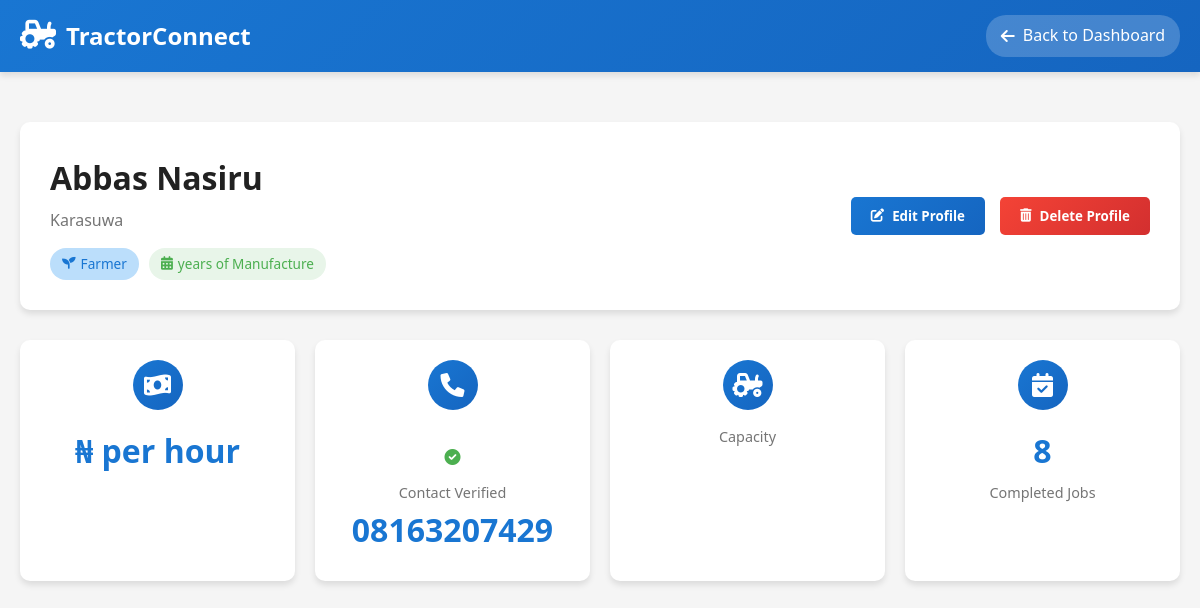
/tractorProfilepage.php (signed in), run on the app's committed database.
### tables this page shows
CREATE TABLE `users` (
  `id` int(11) NOT NULL,
  `name` varchar(100) NOT NULL,
  `phone` varchar(20) NOT NULL,
  `password` varchar(255) NOT NULL,
  `role` enum('farmer','truck_owner','admin') NOT NULL,
  `location` varchar(255) DEFAULT NULL,
  `created_at` datetime DEFAULT current_timestamp()
);

### tractorProfilepage.php (the view, shortened to what this page needs)
<?php
    include("connect.php");
    $truckDriversId = isset($_SESSION['tractor_id']) ? $_SESSION['tractor_id'] : null;
    $sql = "SELECT * FROM trucks WHERE owner_id=? LIMIT 1";
    $stmt = $pdo->prepare($sql);
    $stmt->execute([$truckDriversId]);
    $truck_driver = $stmt->fetch(PDO::FETCH_ASSOC);
    $sql2 = "SELECT *  FROM users WHERE id = ? LIMIT 1";
    $stmt2 = $pdo->prepare($sql2);
    $stmt2->execute([$truckDriversId]);
    $user = $stmt2->fetch(PDO::FETCH_ASSOC);
?>
<!DOCTYPE html>
<html lang="en">
<head>
    <link rel="stylesheet" href="https://cdnjs.cloudflare.com/ajax/libs/font-awesome/6.0.0/css/all.min.css">
    <link rel="stylesheet" href="styles/tractorProfilePage.css">
</head>
<body>
    <div class="header">
        <div class="nav-container">
            <div class="logo">
                <i class="fas fa-tractor"></i>
                TractorConnect
            </div>
            <div class="nav-actions">
                <a href="farmerspage.php" class="back-btn">
                    <i class="fas fa-arrow-left"></i>
                    Back to Dashboard
                </a>
            </div>
        </div>
    </div>
    <div class="container">
        <div class="profile-header">
            <div class="profile-main">
                <div class="profile-info">
                    <h1 id="farmerName"><?= htmlspecialchars($user['name']) ?></h1>
                    <p class="profile-subtitle" id="farmerLocation"><?= htmlspecialchars($user['location']) ?></p>
                    <div class="profile-badges">
                        <div class="badge badge-primary">
                            <i class="fas fa-seedling"></i>
                            <span id="produceType"><?= htmlspecialchars($truck_driver['truck_type']) ?> Farmer</span>
                        </div>
                        <div class="badge badge-secondary">
                            <i class="fas fa-calendar-alt"></i>
                            <span id="experienceYears"><?= htmlspecialchars($truck_driver['years_of_manufacture']) ?> years of Manufacture</span>
                        </div>
                    </div>
                </div>
            </div>
            <div class="profile-actions">
                <button class="action-btn btn-edit" onclick="editProfile()">
                    <i class="fas fa-edit"></i>
                    Edit Profile
                </button>
                <button class="action-btn btn-delete" onclick="showDeleteModal()">
                    <i class="fas fa-trash-alt"></i>
                    Delete Profile
                </button>
            </div>
        </div>
        <div class="stats-container">
            <div class="stat-card">
                <div class="stat-icon">
                    <i class="fas fa-money-bill-wave"></i>
                </div>
                <div class="stat-value" id="farmSizeStat">₦<?= htmlspecialchars($truck_driver['hourly_rate']) ?> per hour</div>
            </div>
            <div class="stat-card">
                <div class="stat-icon">
                    <i class="fas fa-phone"></i>
                </div>
                <div class="stat-value">
                    <i class="fas fa-check-circle" style="font-size: 1rem; color: #4CAF50;"></i>
                </div>
                <div class="stat-label">Contact Verified</div>
                <div class="stat-value"><?= htmlspecialchars($user['phone']) ?></div>
            </div>
            <div class="stat-card">
                <div class="stat-icon">
                    <i class="fas fa-tractor"></i>
                </div>
                <div class="stat-label">Capacity</div>
            </div>
            <div class="stat-card">
                <div class="stat-icon">
                    <i class="fas fa-calendar-check"></i>
                </div>
                <div class="stat-value">8</div>
                <div class="stat-label">Completed Jobs</div>
            </div>
        </div>
</body>
</html>

### styles/tractorProfilePage.css (style rules this page uses)
:root { --primary: #1976D2; --primary-dark: #1565C0; --primary-light: #BBDEFB; --accent: #FF4081; --text-primary: #212121; --text-secondary: #757575; --divider: #BDBDBD; --background: #F5F5F5; --card-background: #FFFFFF; --success: #4CAF50; --warning: #FFC107; --error: #F44336; --shadow: 0 4px 6px rgba(0, 0, 0, 0.1); --transition: all 0.3s ease; }
* { margin: 0; padding: 0; box-sizing: border-box; font-family: 'Segoe UI', Tahoma, Geneva, Verdana, sans-serif; }
body { background-color: var(--background); color: var(--text-primary); line-height: 1.6; }
.container { max-width: 1200px; margin: 0 auto; padding: 20px; }
.header { background: linear-gradient(135deg, var(--primary) 0%, var(--primary-dark) 100%); color: white; padding: 15px 0; box-shadow: var(--shadow); }
.nav-container { max-width: 1200px; margin: 0 auto; padding: 0 20px; display: flex; justify-content: space-between; align-items: center; }
.logo { display: flex; align-items: center; gap: 10px; font-size: 1.5rem; font-weight: 700; }
.logo i { font-size: 1.8rem; }
.nav-actions { display: flex; gap: 15px; }
.back-btn { background: rgba(255, 255, 255, 0.2); color: white; padding: 8px 15px; border-radius: 20px; text-decoration: none; display: flex; align-items: center; gap: 8px; transition: var(--transition); }
.profile-header { background-color: var(--card-background); border-radius: 10px; padding: 30px; margin: 30px 0; box-shadow: var(--shadow); display: flex; justify-content: space-between; align-items: center; flex-wrap: wrap; gap: 20px; }
.profile-main { display: flex; align-items: center; gap: 20px; }
.profile-info h1 { font-size: 2rem; margin-bottom: 5px; color: var(--text-primary); }
.profile-subtitle { color: var(--text-secondary); margin-bottom: 15px; }
.profile-badges { display: flex; gap: 10px; flex-wrap: wrap; }
.badge { padding: 5px 12px; border-radius: 20px; font-size: 0.85rem; display: flex; align-items: center; gap: 5px; }
.badge-primary { background-color: var(--primary-light); color: var(--primary); }
.badge-secondary { background-color: #E8F5E9; color: var(--success); }
.profile-actions { display: flex; gap: 15px; }
.action-btn { padding: 10px 20px; border: none; border-radius: 5px; cursor: pointer; font-weight: 600; display: flex; align-items: center; gap: 8px; transition: var(--transition); }
.btn-edit { background: linear-gradient(135deg, var(--primary) 0%, var(--primary-dark) 100%); color: white; }
.btn-delete { background: linear-gradient(135deg, var(--error) 0%, #d32f2f 100%); color: white; }
.stats-container { display: grid; grid-template-columns: repeat(auto-fit, minmax(250px, 1fr)); gap: 20px; margin-bottom: 30px; }
.stat-card { background-color: var(--card-background); border-radius: 10px; padding: 20px; box-shadow: var(--shadow); text-align: center; transition: var(--transition); }
.stat-icon { width: 50px; height: 50px; background: linear-gradient(135deg, var(--primary) 0%, var(--primary-dark) 100%); border-radius: 50%; display: flex; align-items: center; justify-content: center; color: white; font-size: 1.5rem; margin: 0 auto 15px; }
.stat-value { font-size: 2rem; font-weight: bold; color: var(--primary); margin-bottom: 5px; }
.stat-label { color: var(--text-secondary); font-size: 0.9rem; }

### data on the page
users: name "Abbas Nasiru", location "Karasuwa", phone "08163207429"
